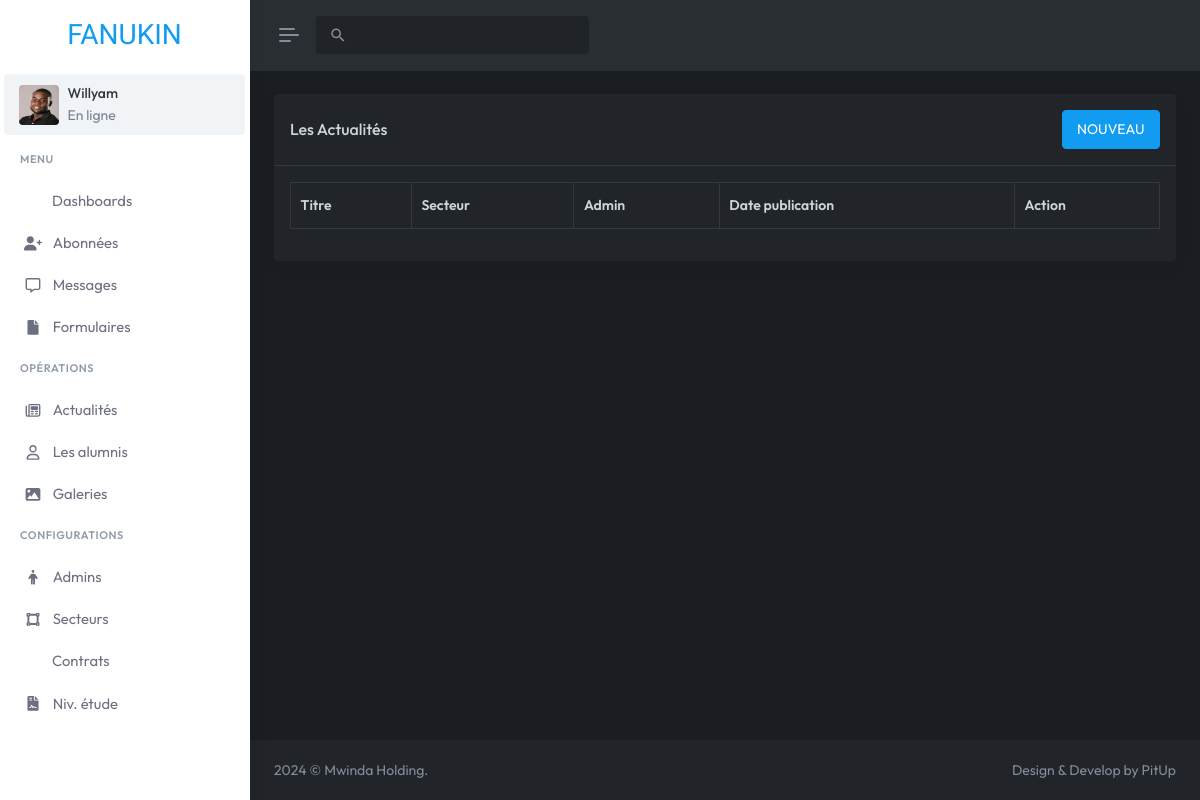
/admins/tips.php (signed in), run on an earlier commit of the app's database.
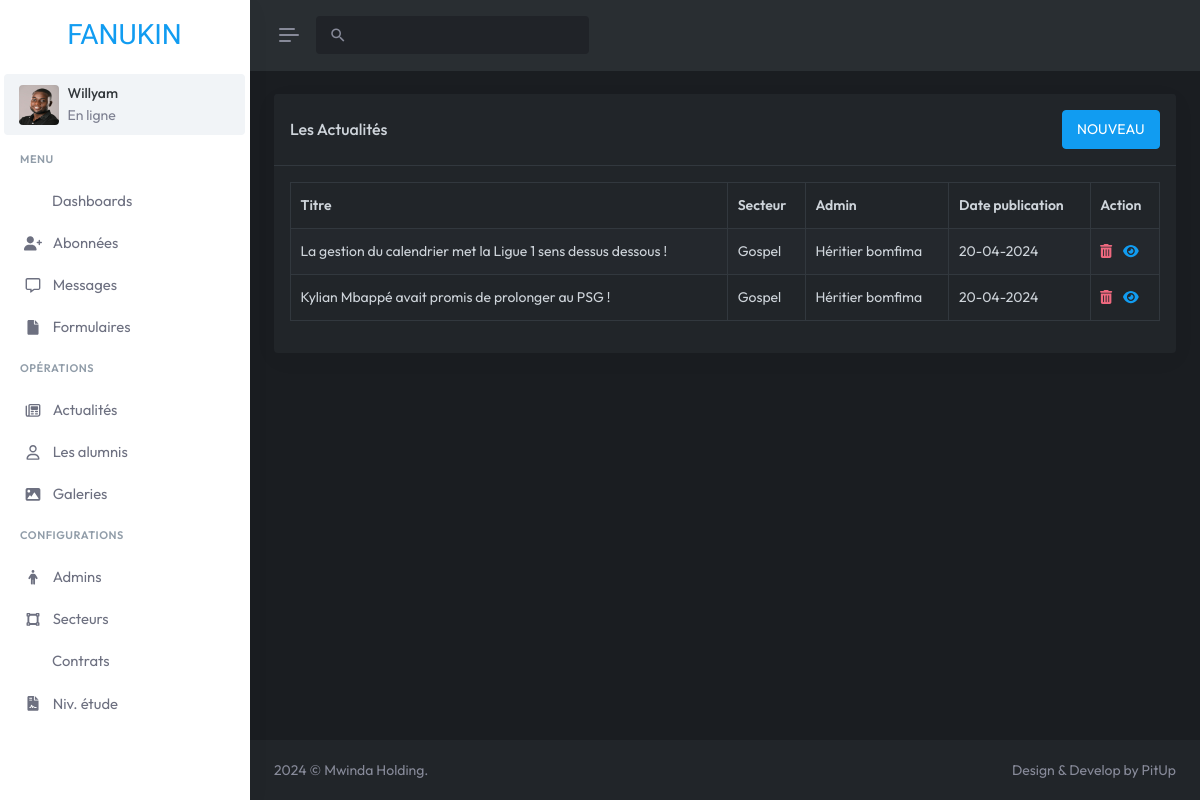
And on a later commit of the database.
### tables this page shows
CREATE TABLE IF NOT EXISTS `tb_astuce` (
  `id` int NOT NULL AUTO_INCREMENT,
  `titre` text ,
  `secteur` int DEFAULT NULL,
  `contenue` text ,
  `admin` int DEFAULT NULL,
  `datepublish` date DEFAULT NULL,
  `avatar` text ,
  `status` tinyint DEFAULT '0',
  PRIMARY KEY (`id`)
);

CREATE TABLE IF NOT EXISTS `tb_secteur` (
  `id` int NOT NULL AUTO_INCREMENT,
  `designation` text ,
  `icon` text ,
  `status` tinyint DEFAULT '0',
  PRIMARY KEY (`id`)
);

### admins/models/call/astuce/getList.php (called while the page is built, shortened)
<?php
require 'models/class/AstuceHydrate.php';
$db = db();
$manager = new AstuceHydrate($db);
$listAll = $manager->getList();

### admins/models/class/AstuceHydrate.php (called while the page is built, shortened)
<?php
class AstuceHydrate
{
	private $db;
	public function getList()
	{
		$q = $this->db->query("
				SELECT tb_astuce.*, DATE_FORMAT(tb_astuce.datepublish, '%d-%m-%Y') AS datepub, tb_admin.nom AS adminname,
				tb_secteur.designation AS secteurname FROM tb_astuce
				INNER JOIN tb_admin ON tb_astuce.admin = tb_admin.id
				INNER JOIN tb_secteur ON tb_secteur.id = tb_astuce.secteur
				ORDER BY tb_astuce.id DESC
			");
		return $q;
	}
	public function setDb(PDO $db)
	{
		$this->db = $db;
	}
}

### admins/tips.php (the view, shortened to what the changed rows need)
<!DOCTYPE html>
<html
    lang="en"
    data-layout="vertical"
    data-topbar="light"
    data-sidebar="light"
    data-bs-theme="dark"
    data-sidebar-size="lg"
    data-sidebar-image="none"
    data-preloader="disable"
    data-theme="vintage"
    data-theme-colors="default"
    data-sidebar-user-show
>
    <head>
        <link href="assets/css/bootstrap.min.css" rel="stylesheet" type="text/css" />
        <link href="assets/css/icons.min.css" rel="stylesheet" type="text/css" />
        <link href="assets/css/app.min.css" rel="stylesheet" type="text/css" />
        <link href="assets/css/custom.min.css" rel="stylesheet" type="text/css" />
        <link rel="stylesheet" href="https://cdnjs.cloudflare.com/ajax/libs/MaterialDesign-Webfont/6.5.95/css/materialdesignicons.min.css" />
        <link
            rel="stylesheet"
            href="https://cdnjs.cloudflare.com/ajax/libs/MaterialDesign-Webfont/6.5.95/css/materialdesignicons.css
            "
        />
        <link rel="stylesheet" href="https://cdnjs.cloudflare.com/ajax/libs/MaterialDesign-Webfont/6.5.95/css/materialdesignicons.css.map" />
        <link rel="stylesheet" href="https://cdnjs.cloudflare.com/ajax/libs/MaterialDesign-Webfont/6.5.95/css/materialdesignicons.min.css.map" />
        <link rel="stylesheet" type="text/css" href="https://cdnjs.cloudflare.com/ajax/libs/font-awesome/6.0.0-beta3/css/all.min.css" />
        <link rel="stylesheet" type="text/css" href="https://cdnjs.cloudflare.com/ajax/libs/font-awesome/6.0.0-beta3/css/fontawesome.min.css" />
        <link rel="stylesheet" href="https://cdn.datatables.net/1.11.5/css/dataTables.bootstrap5.min.css" />
        <link rel="stylesheet" href="https://cdn.datatables.net/responsive/2.2.9/css/responsive.bootstrap.min.css" />
        <link rel="stylesheet" href="https://cdn.datatables.net/buttons/2.2.2/css/buttons.dataTables.min.css" />
    </head>
    <body>
        <div id="layout-wrapper">
            <div class="main-content">
                <div class="page-content">
                    <div class="container-fluid">
                        <div class="row">
                            <div class="col-lg-12">
                                <div class="card">
                                    <div class="card-body">
                                        <table id="example" class="table table-bordered dt-responsive nowrap table-striped align-middle" style="width: 100%;">
                                            <thead>
                                                <tr>
                                                    <th data-ordering="false">Titre</th>
                                                    <th data-ordering="false">Secteur</th>
                                                    <th data-ordering="false">Admin</th>
                                                    <th data-ordering="false">Date publication</th>
                                                    <th data-ordering="false">Action</th>
                                                </tr>
                                            </thead>
                                            <tbody>
                                                <?php
                                                    require 'models/call/astuce/getList.php';
                                                    while ($res = $listAll->fetch(PDO::FETCH_OBJ)) {
                                                ?>
                                                    <tr>
                                                        <td><?= $res->titre ?></td>
                                                        <td><?= $res->secteurname ?></td>
                                                        <td><?= $res->adminname ?></td>
                                                        <td><?= $res->datepub ?></td>
                                                        <td>
                                                            <a class="me-2" href="models/call/astuce/delete.php?id=<?= $res->id ?>">
                                                                <i class="fa-solid fa-trash-can text-danger"></i>
                                                            </a>
                                                            <a href="../<?= str_replace(' ', '_', $res->titre) ?>" target="_blank">
                                                                <i class="fa-solid fa-eye"></i>
                                                            </a>
                                                        </td>
                                                    </tr>
                                                <?php }$listAll->closeCursor(); ?>
                                            </tbody>
                                        </table>
                                    </div>
                                </div>
                            </div>
                        </div>
                    </div>
                </div>
            </div>
        </div>
    </body>
</html>

What changed in the data, as far as the page shows it:
added tb_astuce: titre "La gestion du calendrier met la Ligue 1 sens dessus dessous !", tb_secteur.designation "Gospel", tb_admin.nom "Héritier bomfima", datepub "20-04-2024"
added tb_astuce: titre "Kylian Mbappé avait promis de prolonger au PSG !", tb_secteur.designation "Gospel", tb_admin.nom "Héritier bomfima", datepub "20-04-2024"
